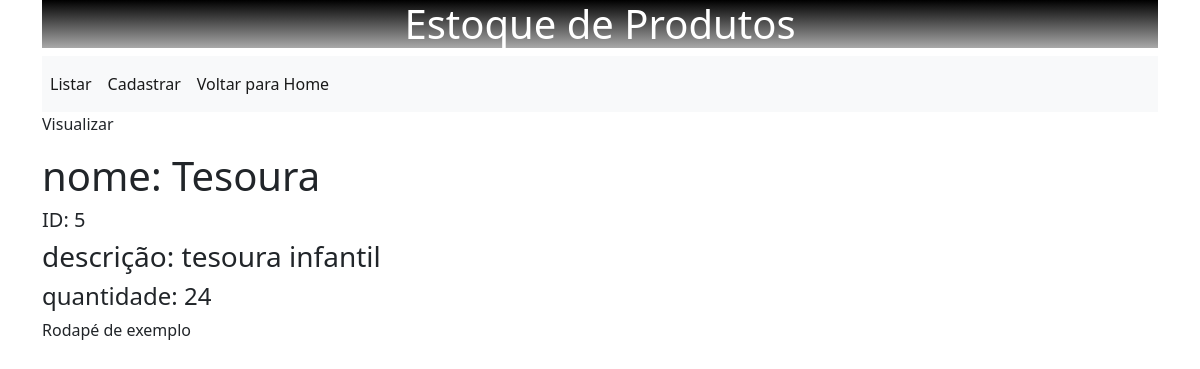
Screenshot of /produtos/5 with the database file from the repository.
### produtos/models.py (models this page shows, shortened)
class Produtos(models.Model):
    nome = models.CharField(max_length=200)
    descricao = models.CharField(max_length=400)
    quantidade = models.IntegerField()
    data_cadastro = models.DateTimeField(auto_now_add=True)

### produtos/views.py (the view)
# urls.py: path('<int:id>', views.visualizar, name='visualizar'),
def visualizar(request, id):
    produto = get_object_or_404(Produtos, pk=id)
    return render(request,"produtos/visualizar.html", {'produto': produto})

### produtos/templates/produtos/visualizar.html
{% extends 'produtos/base.html' %}
{% block content %}
    <p>Visualizar</p>
    <h1>nome: {{produto.nome}}</h1>
    <h5>ID: {{produto.id}}</h5>
    <h3>descrição: {{produto.descricao}}</h3>
    <h4>quantidade: {{produto.quantidade}}</h4>
{% endblock content %}

### rows the page displays
Produtos: nome "Tesoura", id "5", descricao "tesoura infantil", quantidade "24"
